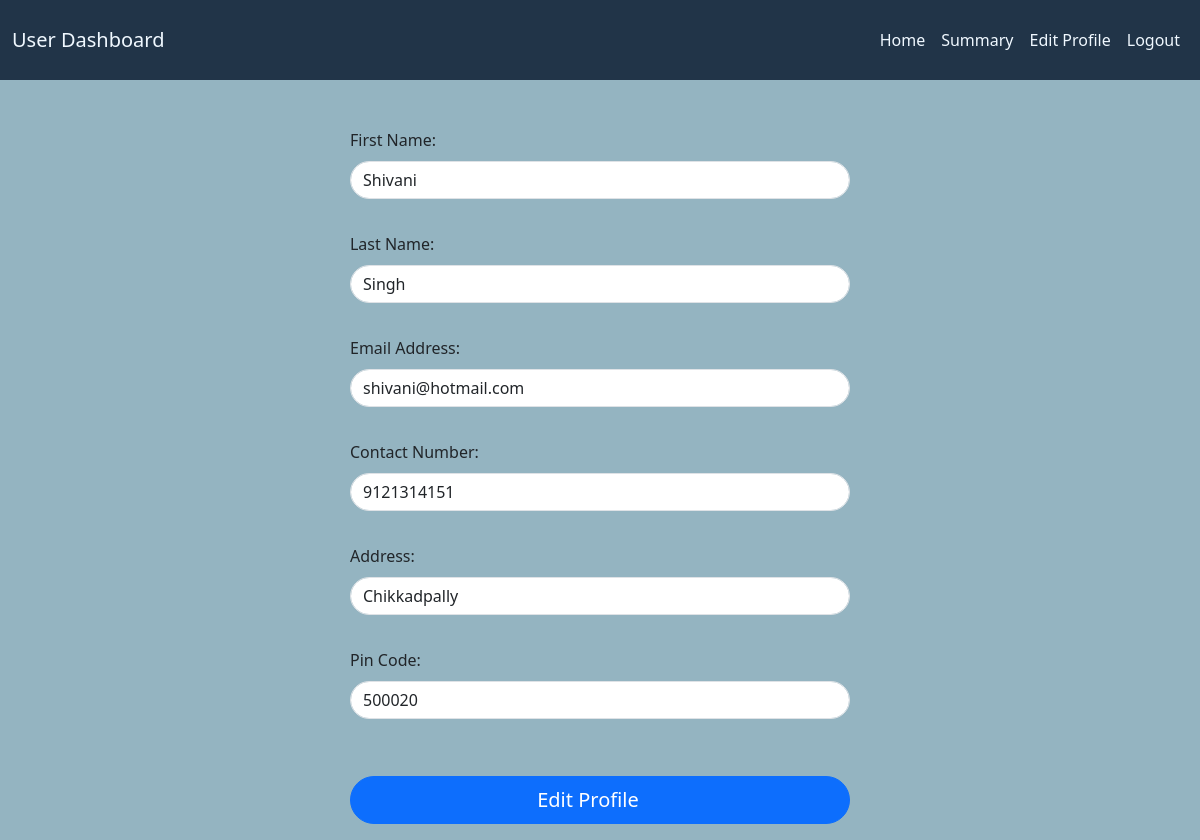
Screenshot of /user/edit_profile (signed in) with the database file from the repository.
### vehicle/models.py (models this page shows, shortened)
class User(db.Model, UserMixin):
    id = db.Column(db.Integer(), primary_key = True)
    first_name = db.Column(db.String(50), nullable = False)
    last_name = db.Column(db.String(50), nullable = False)
    email_address =  db.Column(db.String(length=60), nullable = False, unique = True)
    username = db.Column(db.String(length=20), nullable = False, unique = True)
    password_hash = db.Column(db.String(length=30), nullable = False)
    contact_number = db.Column(db.String(10), nullable= True, unique = True)
    address = db.Column(db.String(length=100), nullable = False)
    pincode = db.Column(db.String(6), nullable = False)
    is_admin = db.Column(db.Boolean(), default = 0)
    reservations = db.relationship('Reservation', backref = 'user', lazy = True)
    @property
    def password(self):
        return self.password_hash

### vehicle/controllers/routes.py (the view)
@app.route('/user/edit_profile', methods=["GET", "POST"])
@user_required
@login_required
def edit_user_profile():
    form = EditProfileForm(obj=current_user)
    if request.method == "POST" and form.validate_on_submit():
        current_user.first_name = form.first_name.data
        current_user.last_name = form.last_name.data
        current_user.email_address = form.email_address.data
        current_user.contact_number = form.contact_number.data
        current_user.address = form.address.data
        current_user.pincode = form.pincode.data
        db.session.commit()
        flash(f"Profile updated Successfully!", "success")
        return redirect(url_for('user_home'))
    elif request.method == "GET":
        form.first_name.data = current_user.first_name
        form.last_name.data = current_user.last_name
        form.email_address.data = current_user.email_address
        form.contact_number.data = current_user.contact_number
        form.address.data = current_user.address
        form.pincode.data = current_user.pincode
    return render_template('user_dashboard/user_edit.html', form = form)

### vehicle/controllers/forms.py
class EditProfileForm(FlaskForm):
    first_name = StringField(label="First Name: ",validators=[DataRequired()])
    last_name = StringField(label="Last Name: ")
    email_address = StringField(label="Email Address: ",validators=[Email(),DataRequired()])
    contact_number = StringField(label="Contact Number: ",validators=[Length(min=10, max=10, message="Contact number must be exactly 10 digits."),Regexp(r'^\d{10}$', message="Contact number must contain only digits.")])
    address = StringField(label="Address: ",validators=[Length(min=2,max=50)])
    pincode = StringField(label="Pin Code: ",validators=[Length(min=6,max=6, message="PinCode must be exactly 6 digits."),Regexp(r'^\d{6}$', message="PinCode must contain only digits.")])
    submit = SubmitField(label="Edit Profile")

### vehicle/__init__.py (called while the page is built)
@login_manager.user_loader
def load_user(user_id):
    return User.query.get(int(user_id))

### vehicle/controllers/routes.py (called while the page is built)
def user_required(f):
    @wraps(f)
    def decorated_function(*args, **kwargs):
        if not current_user.is_authenticated:
            return redirect(url_for('login_page'))
        if current_user.is_admin:
            flash(f'You do not have permission to access this page!',category='danger')
            return redirect(url_for('admin_home'))
        return f(*args, **kwargs)
    return decorated_function

### vehicle/templates/user_dashboard/user_edit.html (shortened to what this page needs)
{% extends "base.html" %}
{% block content%}
<div class="container mt-3">
    <div class="form-container">
        <form class="form-main" method="POST">
            <div class="mb-3">
                {{form.first_name.label()}}
                {{form.first_name(class="form-control", placeholder="First Name")}}<br>
                {{form.last_name.label()}}
                {{form.last_name(class="form-control", placeholder="Last Name")}}<br>
                {{form.email_address.label()}}
                {{form.email_address(class="form-control", placeholder="Email Address")}}<br>
                {{form.contact_number.label()}}
                {{form.contact_number(class="form-control", placeholder="Contact Number")}}<br>
                {{form.address.label()}}
                {{form.address(class="form-control", placeholder="Address")}}<br>
                {{form.pincode.label()}}
                {{form.pincode(class="form-control", placeholder="Pincode")}}<br>
                <br>
                {{ form.submit(class="form-submit btn btn-lg btn-block btn-primary") }}
            </div>
        </form>
    </div>
</div>
{% endblock %}

### vehicle/static/style.css (style rules this page uses)
body { background-color: #94B4C1; }
.btn { padding-right: 8%; margin-right: 25px; align-items: center; }
.form-container { display: flex; justify-content: center; align-items: center; width: 80%; margin: 0 auto; }
.form-container form { width: 100%; max-width: 500px; }
.form-submit { width: 100%; border-radius: 30px; }
.mb-3 .form-control { margin-bottom: 9px; border-radius: 30px; margin-top: 9px; }

### rows the page displays
User: first_name "Shivani", last_name "Singh", email_address "shivani@hotmail.com", contact_number "9121314151", address "Chikkadpally", pincode "500020"
